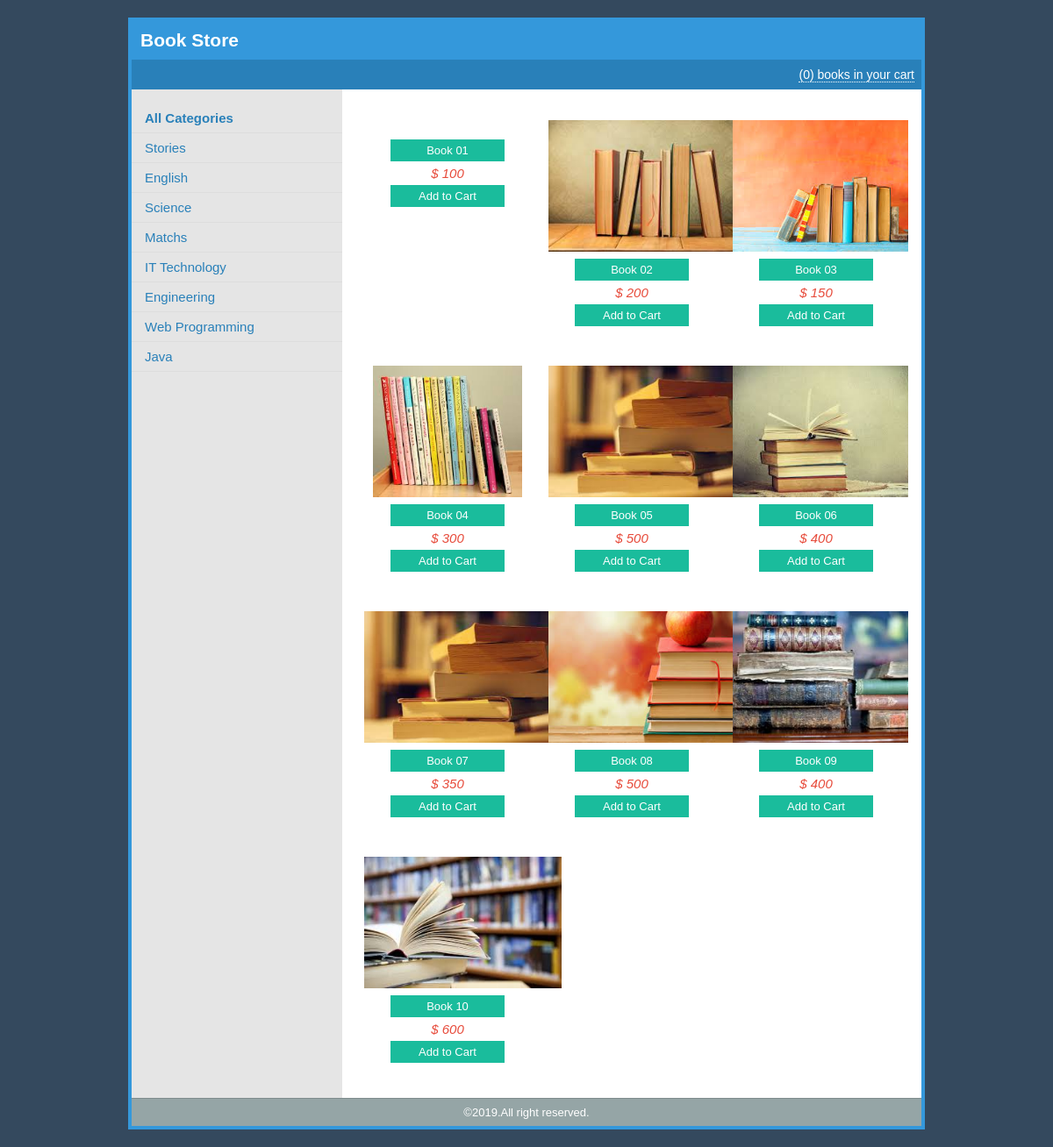
The page / on the database its author committed.
### tables this page shows
CREATE TABLE `categories` (
  `id` int(11) NOT NULL,
  `name` varchar(255) NOT NULL,
  `remark` text NOT NULL,
  `create_date` datetime NOT NULL,
  `modified_date` datetime NOT NULL
);

CREATE TABLE `books` (
  `id` int(11) NOT NULL,
  `title` varchar(255) NOT NULL,
  `author` varchar(255) NOT NULL,
  `summary` text NOT NULL,
  `price` float NOT NULL,
  `category_id` int(11) NOT NULL,
  `cover` varchar(255) NOT NULL,
  `created_date` datetime NOT NULL,
  `modified_date` date NOT NULL
);

### index.php (the view, shortened to what this page needs)
<?php
	include("admin/confs/config.php");
	$cart=0;
	if(isset($_GET['cat'])){
		$cat_id = $_GET['cat'];
		$books = mysqli_query($conn,"SELECT * FROM books WHERE category_id=$cat_id");
	}else{
		$books = mysqli_query($conn,"SELECT * FROM books");
	}
	$cats = mysqli_query($conn,"SELECT * FROM categories");
?>
<!DOCTYPE html>
<html>
<head>
	<link rel="stylesheet" href="css/style.css">
</head>
<body>
	<h1>Book Store</h1>
	<div class="info">
		<a href="view-cart.php">
			(<?php echo $cart; ?>) books in your cart
		</a>
	</div>
	<div class="sidebar">
		<ul class="cats">
			<li>
				<b><a href="index.php">All Categories</a></b>
			</li>
			<?php while($row=mysqli_fetch_assoc($cats)):?>
			<li>
				<a href="index.php?cat=<?php echo $row['id'];?>">
					<?php echo $row['name'];?>
				</a>
			</li>
		<?php endwhile; ?>
		</ul>
	</div>
	<div class="main">
		<ul class="books">
			<?php while($row=mysqli_fetch_assoc($books)):?>
			<li>
				<img src="admin/covers/<?php echo $row['cover'];?>" alt="" height="150">
				<b>
					<a href="book-detail.php?id=<?php echo $row['id'];?>" class="add-to-cart">
						<?php echo $row['title']; ?>
					</a>
				</b>
				<i>$ <?php echo $row['price']; ?></i>
				<a href="add-to-cart.php?id=<?php echo $row['id'];?>" class="add-to-cart">
					Add to Cart
				</a>
			</li>
		<?php endwhile; ?>
		</ul>
	</div>
	<div class="footer">
		&copy;<?php echo date("Y");?>.All right reserved.
	</div>
</body>
</html>

### css/style.css (style rules this page uses)
html { background: #34495E; }
body { font-family: Arial, Helvetica, sans-serif; width: 900px; background: #e5e5e5; border: 4px solid #3498DB; margin: 20px auto; }
h1 { padding: 10px; font-size: 21px; background: #3498DB; margin: 0; color: #fff; }
a { color: #2980B9; text-decoration: none; }
.info { background: #2980B9; padding: 8px; text-align: right; }
.info a { color: #fff; font-size: 14px; text-decoration: none; border-bottom: 1px dotted #fff; }
.sidebar { float: left; width: 240px; }
.cats { list-style: none; padding: 0; }
.cats li a { display: block; font-size: 15px; padding: 8px 15px; border-bottom: 1px solid #ddd; }
.main { float: right; width: 660px; background: #fff; }
.books { list-style: none; margin: 15px; padding: 0; overflow: hidden; }
.books li { width: 190px; text-align: center; height: 240px; float: left; margin: 20px 10px; font-size: 15px; }
.books b { display: block; margin: 5px 0; font-weight: normal; }
.books i { color: #E74C3C; }
a.add-to-cart { font-size: 13px; display: block; background: #1ABC9C; color: #fff; padding: 5px 0; margin: 5px 30px; }
.footer { clear: both; background: #95A5A6; color: #fff; font-size: 13px; padding: 8px; text-align: center; border-top: 1px solid #7F8C8D; }

### rows shown on the page
categories: name "Stories"
categories: name "English"
categories: name "Science"
categories: name "Matchs"
categories: name "IT Technology"
categories: name "Engineering"
categories: name "Web Programming"
categories: name "Java"
books: title "Book 01", price "100"
books: cover (picture), title "Book 02", price "200"
books: cover (picture), title "Book 03", price "150"
books: cover (picture), title "Book 04", price "300"
books: cover (picture), title "Book 05", price "500"
books: cover (picture), title "Book 06", price "400"
books: cover (picture), title "Book 07", price "350"
books: cover (picture), title "Book 08", price "500"
books: cover (picture), title "Book 09", price "400"
books: cover (picture), title "Book 10", price "600"

### other values the page prints
$cart "0"
